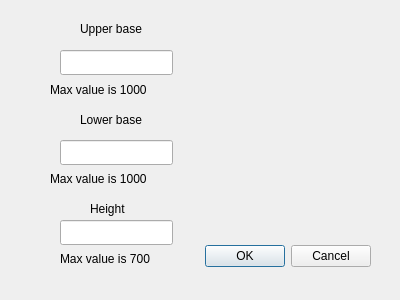
<?xml version="1.0" encoding="UTF-8"?>
<ui version="4.0">
 <class>TrapezoidDialog</class>
 <widget class="QDialog" name="TrapezoidDialog">
  <property name="geometry">
   <rect>
    <x>0</x>
    <y>0</y>
    <width>400</width>
    <height>300</height>
   </rect>
  </property>
  <property name="windowTitle">
   <string>Dialog</string>
  </property>
  <widget class="QDialogButtonBox" name="buttonBox">
   <property name="geometry">
    <rect>
     <x>30</x>
     <y>240</y>
     <width>341</width>
     <height>32</height>
    </rect>
   </property>
   <property name="orientation">
    <enum>Qt::Horizontal</enum>
   </property>
   <property name="standardButtons">
    <set>QDialogButtonBox::Cancel|QDialogButtonBox::Ok</set>
   </property>
  </widget>
  <widget class="QLineEdit" name="lineEdit">
   <property name="geometry">
    <rect>
     <x>60</x>
     <y>50</y>
     <width>113</width>
     <height>25</height>
    </rect>
   </property>
  </widget>
  <widget class="QLineEdit" name="lineEdit_2">
   <property name="geometry">
    <rect>
     <x>60</x>
     <y>140</y>
     <width>113</width>
     <height>25</height>
    </rect>
   </property>
  </widget>
  <widget class="QLineEdit" name="lineEdit_3">
   <property name="geometry">
    <rect>
     <x>60</x>
     <y>220</y>
     <width>113</width>
     <height>25</height>
    </rect>
   </property>
  </widget>
  <widget class="QLabel" name="label">
   <property name="geometry">
    <rect>
     <x>80</x>
     <y>20</y>
     <width>91</width>
     <height>17</height>
    </rect>
   </property>
   <property name="text">
    <string>Upper base</string>
   </property>
  </widget>
  <widget class="QLabel" name="label_2">
   <property name="geometry">
    <rect>
     <x>50</x>
     <y>80</y>
     <width>151</width>
     <height>20</height>
    </rect>
   </property>
   <property name="text">
    <string>Max value is 1000</string>
   </property>
  </widget>
  <widget class="QLabel" name="label_3">
   <property name="geometry">
    <rect>
     <x>80</x>
     <y>110</y>
     <width>81</width>
     <height>20</height>
    </rect>
   </property>
   <property name="text">
    <string>Lower base</string>
   </property>
  </widget>
  <widget class="QLabel" name="label_4">
   <property name="geometry">
    <rect>
     <x>50</x>
     <y>170</y>
     <width>131</width>
     <height>17</height>
    </rect>
   </property>
   <property name="text">
    <string>Max value is 1000</string>
   </property>
  </widget>
  <widget class="QLabel" name="label_5">
   <property name="geometry">
    <rect>
     <x>90</x>
     <y>200</y>
     <width>67</width>
     <height>17</height>
    </rect>
   </property>
   <property name="text">
    <string>Height</string>
   </property>
  </widget>
  <widget class="QLabel" name="label_6">
   <property name="geometry">
    <rect>
     <x>60</x>
     <y>250</y>
     <width>111</width>
     <height>17</height>
    </rect>
   </property>
   <property name="text">
    <string>Max value is 700</string>
   </property>
  </widget>
 </widget>
 <resources/>
 <connections>
  <connection>
   <sender>buttonBox</sender>
   <signal>accepted()</signal>
   <receiver>TrapezoidDialog</receiver>
   <slot>accept()</slot>
   <hints>
    <hint type="sourcelabel">
     <x>248</x>
     <y>254</y>
    </hint>
    <hint type="destinationlabel">
     <x>157</x>
     <y>274</y>
    </hint>
   </hints>
  </connection>
  <connection>
   <sender>buttonBox</sender>
   <signal>rejected()</signal>
   <receiver>TrapezoidDialog</receiver>
   <slot>reject()</slot>
   <hints>
    <hint type="sourcelabel">
     <x>316</x>
     <y>260</y>
    </hint>
    <hint type="destinationlabel">
     <x>286</x>
     <y>274</y>
    </hint>
   </hints>
  </connection>
 </connections>
</ui>
